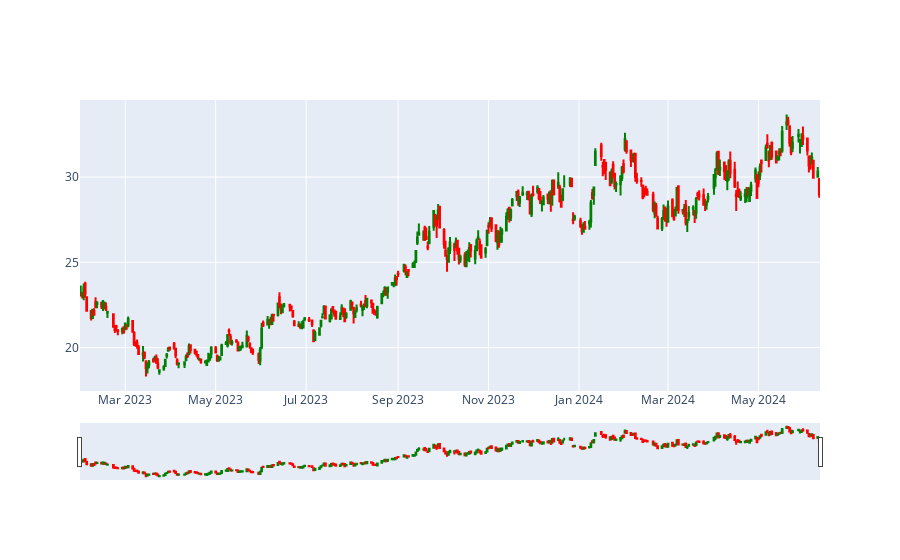

Notebook code cell kept with this figure:
### Code cell
import plotly.graph_objects as go
import yfinance as yf
import pandas as pd

def get_stock_data(ticker: str, days: int) -> pd.DataFrame:
    """
    Fetches the Open, High, Low, Close, Adjusted Close, and Volume data for a given stock ticker and number of days.

    :param ticker: The stock ticker symbol.
    :param days: The number of days of historical data to fetch.
    :return: A pandas DataFrame containing the stock data.
    """
    # Calculate the start date based on the number of days
    end_date = pd.to_datetime('today')
    start_date = end_date - pd.Timedelta(days=days)
    
    # Fetch the data using yfinance
    stock_data = yf.download(ticker, start=start_date, end=end_date)
    
    return stock_data

# Example usage
ticker = "URA"
days = 500
df = get_stock_data(ticker, days)

#create interactive candlestick chart
figure = go.Figure(
    data = [
        go.Candlestick(
            x = df.index,
            low = df['Low'], 
            high = df['High'], 
            close = df['Close'],
            open = df['Open'], 
            increasing_line_color = 'green',
            decreasing_line_color = 'red'
        )
    ]
)
figure.show()
# Save the figure as an HTML file
figure.write_html("stock_chart.html")

### Figure 1 — Plotly figure (JSON) as saved in the notebook; plotly's stock layout.template omitted (floating-point values rounded to 4 significant figures; data arrays with more than 128 entries replaced by an {"elided": "..."} marker saying what was removed)
{"data": [{"close": {"elided": "344 float values"}, "decreasing": {"line": {"color": "red"}}, "high": {"elided": "344 float values"}, "increasing": {"line": {"color": "green"}}, "low": {"elided": "344 float values"}, "open": {"elided": "344 float values"}, "type": "candlestick", "x": {"elided": "344 str values"}}], "layout": {}}
